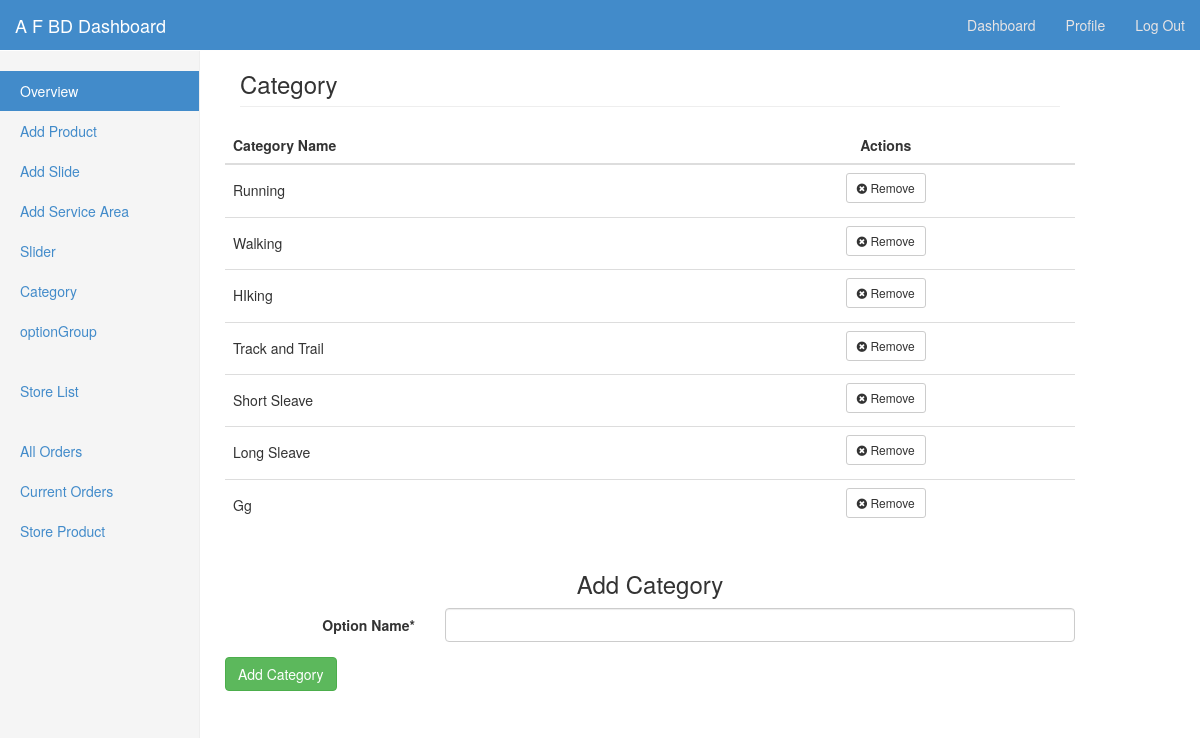
Screenshot of /category.php (signed in) with the database file from the repository.
### tables this page shows
CREATE TABLE IF NOT EXISTS `productcategories` (
`CategoryID` int(11) NOT NULL,
  `CategoryName` varchar(50) NOT NULL
);

### category.php (the view, shortened to what this page needs)
<?php
	$sql_for_category = " select * from productcategories ";
	$result_for_category = mysql_query($sql_for_category);
?>
<!DOCTYPE html>
<html lang="en">
  <head>
    <link rel="stylesheet" type="text/css" href="css/bootstrap.css">
    <link rel="stylesheet" type="text/css" href="css/bootstrap-select.css">
	<link href='css/font-awesome.min.css' rel='stylesheet' type='text/css'/>
    <link rel="stylesheet" type="text/css" href="css/camera.css">
    <link rel="stylesheet" type="text/css" href="css/elements.css">
    <link rel="stylesheet" type="text/css" href="dashboard.css">
  </head>
  <body>
    <?php require_once('include/dashbord_top_menu_bar.php'); ?>
    <div class="container-fluid">
      <div class="row">
        <div class="col-sm-3 col-md-2 sidebar">
          <?php require_once('include/dashbord_sideBar.php'); ?>
        </div>
		<div class="col-sm-9 col-sm-offset-3 col-md-10 col-md-offset-2">
		</div>
        <div class="col-sm-9 col-sm-offset-3 col-md-10 col-md-offset-2 main">
          <h3 class="page-header"> Category </h3>
			<div id="main-content">
            <div class="row">
				<table id="product-review" class="table">
					<thead>
						<tr>
							<th style="min-width:100px"> <strong> Category Name </strong> </th>
							<th class="text-center"> <strong>Actions</strong> </th>
						</tr>
					</thead>
					<?php
						while($r = mysql_fetch_array($result_for_category)){
					?>
					<tr>
						<td >
							<h5><?php echo $r['CategoryName']; ?></h5>
						</td>
						<td class="text-center">
							<a href="javascript:DeleteCategoryFromData('category.php?catId=<?php echo $r['CategoryID']; ?>')" class="delete-img btn btn-sm btn-default m-t-10">
							<i class="fa fa-times-circle"></i> Remove</a>
						</td>
					</tr>
					<?php
						}
					?>
				</table>
				<div class="col-sm-12 text-center">
					<h3>Add Category</h3>
				</div>
                <form id="form_add_category" name="form_add_category" method="post" action="" class="form-horizontal">
                    <div class="form-group">
                        <label class="col-sm-3 control-label">Option Name<span class="asterisk">*</span>
                        </label>
                        <div class="col-sm-9">
                            <input type="text" id="categoryName" class="form-control" value="" name="categoryName">
						</div>
					</div>
					<input class="btn btn-success m-t-10" type="submit" name="addCategory" value="Add Category">
				</form>
            </div>
        </div>
        </div>
        </div>
      </div>
  </body>
</html>

### css/elements.css (style rules this page uses)
.main { width:900px;; height:auto; text-align:left; }

### dashboard.css (style rules this page uses)
body { padding-top: 50px; }
.sidebar { display: none; }
@media (min-width: 768px) { .sidebar { position: fixed; top: 51px; bottom: 0; left: 0; z-index: 1000; display: block; padding: 20px; overflow-x: hidden; overflow-y: auto; background-color: #f5f5f5; border-right: 1px solid #eee; } }
.main { padding: 20px; }
@media (min-width: 768px) { .main { padding-right: 40px; padding-left: 40px; } }
.main .page-header { margin-top: 0; }

### rows the page displays
productcategories: CategoryName "Running"
productcategories: CategoryName "Walking"
productcategories: CategoryName "HIking"
productcategories: CategoryName "Track and Trail"
productcategories: CategoryName "Short Sleave"
productcategories: CategoryName "Long Sleave"
productcategories: CategoryName "Gg"
